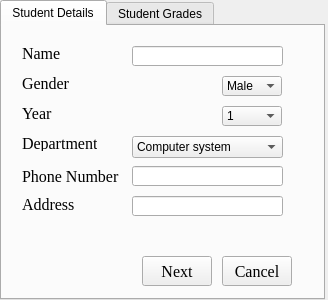
<?xml version="1.0" encoding="UTF-8"?>
<ui version="4.0">
 <class>AddStudentForm</class>
 <widget class="QWidget" name="AddStudentForm">
  <property name="geometry">
   <rect>
    <x>0</x>
    <y>0</y>
    <width>328</width>
    <height>300</height>
   </rect>
  </property>
  <property name="windowTitle">
   <string>Add Student</string>
  </property>
  <property name="windowIcon">
   <iconset>
    <normaloff>:/icons/add.jpg</normaloff>:/icons/add.jpg</iconset>
  </property>
  <widget class="QTabWidget" name="AddStudentTabSwitcher">
   <property name="geometry">
    <rect>
     <x>0</x>
     <y>0</y>
     <width>325</width>
     <height>300</height>
    </rect>
   </property>
   <property name="currentIndex">
    <number>0</number>
   </property>
   <widget class="QWidget" name="tab">
    <attribute name="title">
     <string>Student Details</string>
    </attribute>
    <widget class="QPushButton" name="CancelButton2">
     <property name="geometry">
      <rect>
       <x>220</x>
       <y>230</y>
       <width>70</width>
       <height>30</height>
      </rect>
     </property>
     <property name="font">
      <font>
       <family>Times New Roman</family>
       <pointsize>12</pointsize>
      </font>
     </property>
     <property name="text">
      <string>Cancel</string>
     </property>
    </widget>
    <widget class="QPushButton" name="NextButton">
     <property name="geometry">
      <rect>
       <x>140</x>
       <y>230</y>
       <width>70</width>
       <height>30</height>
      </rect>
     </property>
     <property name="font">
      <font>
       <family>Times New Roman</family>
       <pointsize>12</pointsize>
      </font>
     </property>
     <property name="text">
      <string>Next</string>
     </property>
    </widget>
    <widget class="QLineEdit" name="NameInput">
     <property name="geometry">
      <rect>
       <x>130</x>
       <y>20</y>
       <width>151</width>
       <height>20</height>
      </rect>
     </property>
     <property name="font">
      <font>
       <family>Times New Roman</family>
       <pointsize>12</pointsize>
      </font>
     </property>
    </widget>
    <widget class="QLabel" name="NameLabel">
     <property name="geometry">
      <rect>
       <x>20</x>
       <y>20</y>
       <width>50</width>
       <height>15</height>
      </rect>
     </property>
     <property name="font">
      <font>
       <family>Times New Roman</family>
       <pointsize>12</pointsize>
      </font>
     </property>
     <property name="text">
      <string>Name</string>
     </property>
    </widget>
    <widget class="QLabel" name="label_2">
     <property name="geometry">
      <rect>
       <x>20</x>
       <y>110</y>
       <width>75</width>
       <height>15</height>
      </rect>
     </property>
     <property name="font">
      <font>
       <family>Times New Roman</family>
       <pointsize>12</pointsize>
      </font>
     </property>
     <property name="text">
      <string>Department</string>
     </property>
    </widget>
    <widget class="QLabel" name="label_3">
     <property name="geometry">
      <rect>
       <x>20</x>
       <y>80</y>
       <width>50</width>
       <height>15</height>
      </rect>
     </property>
     <property name="font">
      <font>
       <family>Times New Roman</family>
       <pointsize>12</pointsize>
      </font>
     </property>
     <property name="text">
      <string>Year</string>
     </property>
    </widget>
    <widget class="QLabel" name="label_4">
     <property name="geometry">
      <rect>
       <x>20</x>
       <y>140</y>
       <width>101</width>
       <height>20</height>
      </rect>
     </property>
     <property name="font">
      <font>
       <family>Times New Roman</family>
       <pointsize>12</pointsize>
      </font>
     </property>
     <property name="text">
      <string>Phone Number</string>
     </property>
    </widget>
    <widget class="QLabel" name="label_5">
     <property name="geometry">
      <rect>
       <x>20</x>
       <y>170</y>
       <width>61</width>
       <height>16</height>
      </rect>
     </property>
     <property name="font">
      <font>
       <family>Times New Roman</family>
       <pointsize>12</pointsize>
      </font>
     </property>
     <property name="text">
      <string>Address</string>
     </property>
    </widget>
    <widget class="QComboBox" name="DepartmentComboBox">
     <property name="geometry">
      <rect>
       <x>130</x>
       <y>110</y>
       <width>151</width>
       <height>22</height>
      </rect>
     </property>
     <item>
      <property name="text">
       <string>Computer system</string>
      </property>
     </item>
     <item>
      <property name="text">
       <string>Information Technology</string>
      </property>
     </item>
     <item>
      <property name="text">
       <string>Information systems</string>
      </property>
     </item>
     <item>
      <property name="text">
       <string>Software Engineering</string>
      </property>
     </item>
     <item>
      <property name="text">
       <string>Bio-Informatics</string>
      </property>
     </item>
    </widget>
    <widget class="QComboBox" name="YearComboBox">
     <property name="geometry">
      <rect>
       <x>220</x>
       <y>80</y>
       <width>60</width>
       <height>20</height>
      </rect>
     </property>
     <item>
      <property name="text">
       <string>1</string>
      </property>
     </item>
     <item>
      <property name="text">
       <string>2</string>
      </property>
     </item>
     <item>
      <property name="text">
       <string>3</string>
      </property>
     </item>
     <item>
      <property name="text">
       <string>4</string>
      </property>
     </item>
    </widget>
    <widget class="QLineEdit" name="PhoneInput">
     <property name="geometry">
      <rect>
       <x>130</x>
       <y>140</y>
       <width>151</width>
       <height>20</height>
      </rect>
     </property>
     <property name="font">
      <font>
       <family>Times New Roman</family>
       <pointsize>12</pointsize>
      </font>
     </property>
     <property name="inputMethodHints">
      <set>Qt::ImhNone</set>
     </property>
    </widget>
    <widget class="QLineEdit" name="AddressInput">
     <property name="geometry">
      <rect>
       <x>130</x>
       <y>170</y>
       <width>151</width>
       <height>20</height>
      </rect>
     </property>
     <property name="font">
      <font>
       <family>Times New Roman</family>
       <pointsize>12</pointsize>
      </font>
     </property>
     <property name="inputMethodHints">
      <set>Qt::ImhNone</set>
     </property>
    </widget>
    <widget class="QComboBox" name="GenderComboBox">
     <property name="geometry">
      <rect>
       <x>220</x>
       <y>50</y>
       <width>60</width>
       <height>20</height>
      </rect>
     </property>
     <item>
      <property name="text">
       <string>Male</string>
      </property>
     </item>
     <item>
      <property name="text">
       <string>Female</string>
      </property>
     </item>
    </widget>
    <widget class="QLabel" name="label_13">
     <property name="geometry">
      <rect>
       <x>20</x>
       <y>50</y>
       <width>50</width>
       <height>15</height>
      </rect>
     </property>
     <property name="font">
      <font>
       <family>Times New Roman</family>
       <pointsize>12</pointsize>
      </font>
     </property>
     <property name="text">
      <string>Gender</string>
     </property>
    </widget>
   </widget>
   <widget class="QWidget" name="tab_2">
    <attribute name="title">
     <string>Student Grades</string>
    </attribute>
    <widget class="QPushButton" name="CancelButton">
     <property name="geometry">
      <rect>
       <x>220</x>
       <y>230</y>
       <width>70</width>
       <height>30</height>
      </rect>
     </property>
     <property name="font">
      <font>
       <family>Times New Roman</family>
       <pointsize>12</pointsize>
       <weight>50</weight>
       <bold>false</bold>
      </font>
     </property>
     <property name="text">
      <string>Cancel</string>
     </property>
    </widget>
    <widget class="QPushButton" name="AddStudentButton">
     <property name="geometry">
      <rect>
       <x>140</x>
       <y>230</y>
       <width>70</width>
       <height>30</height>
      </rect>
     </property>
     <property name="font">
      <font>
       <family>Times New Roman</family>
       <pointsize>12</pointsize>
       <weight>50</weight>
       <bold>false</bold>
      </font>
     </property>
     <property name="text">
      <string>Finish</string>
     </property>
    </widget>
    <widget class="QPushButton" name="BackButton">
     <property name="geometry">
      <rect>
       <x>60</x>
       <y>230</y>
       <width>70</width>
       <height>30</height>
      </rect>
     </property>
     <property name="font">
      <font>
       <family>Times New Roman</family>
       <pointsize>12</pointsize>
       <weight>50</weight>
       <bold>false</bold>
      </font>
     </property>
     <property name="text">
      <string>Back</string>
     </property>
    </widget>
    <widget class="QLabel" name="label_6">
     <property name="geometry">
      <rect>
       <x>20</x>
       <y>10</y>
       <width>200</width>
       <height>16</height>
      </rect>
     </property>
     <property name="font">
      <font>
       <family>Times New Roman</family>
       <pointsize>12</pointsize>
      </font>
     </property>
     <property name="text">
      <string>Maths Grade</string>
     </property>
    </widget>
    <widget class="QLabel" name="label_7">
     <property name="geometry">
      <rect>
       <x>20</x>
       <y>40</y>
       <width>200</width>
       <height>16</height>
      </rect>
     </property>
     <property name="font">
      <font>
       <family>Times New Roman</family>
       <pointsize>12</pointsize>
      </font>
     </property>
     <property name="text">
      <string>Discreet Structers Grade</string>
     </property>
    </widget>
    <widget class="QLabel" name="label_8">
     <property name="geometry">
      <rect>
       <x>20</x>
       <y>70</y>
       <width>200</width>
       <height>16</height>
      </rect>
     </property>
     <property name="font">
      <font>
       <family>Times New Roman</family>
       <pointsize>12</pointsize>
      </font>
     </property>
     <property name="text">
      <string>Information System Grade</string>
     </property>
    </widget>
    <widget class="QLabel" name="label_9">
     <property name="geometry">
      <rect>
       <x>20</x>
       <y>100</y>
       <width>200</width>
       <height>16</height>
      </rect>
     </property>
     <property name="font">
      <font>
       <family>Times New Roman</family>
       <pointsize>12</pointsize>
      </font>
     </property>
     <property name="text">
      <string>Object Oriented Programming</string>
     </property>
    </widget>
    <widget class="QLabel" name="label_10">
     <property name="geometry">
      <rect>
       <x>20</x>
       <y>130</y>
       <width>200</width>
       <height>16</height>
      </rect>
     </property>
     <property name="font">
      <font>
       <family>Times New Roman</family>
       <pointsize>12</pointsize>
      </font>
     </property>
     <property name="text">
      <string>Project Management Grade</string>
     </property>
    </widget>
    <widget class="QLabel" name="label_11">
     <property name="geometry">
      <rect>
       <x>20</x>
       <y>160</y>
       <width>200</width>
       <height>16</height>
      </rect>
     </property>
     <property name="font">
      <font>
       <family>Times New Roman</family>
       <pointsize>12</pointsize>
      </font>
     </property>
     <property name="text">
      <string>Buissness administration Grade</string>
     </property>
    </widget>
    <widget class="QLabel" name="label_12">
     <property name="geometry">
      <rect>
       <x>20</x>
       <y>190</y>
       <width>200</width>
       <height>16</height>
      </rect>
     </property>
     <property name="font">
      <font>
       <family>Times New Roman</family>
       <pointsize>12</pointsize>
      </font>
     </property>
     <property name="text">
      <string>Technical Writing Grade</string>
     </property>
    </widget>
    <widget class="QDoubleSpinBox" name="MathInput">
     <property name="geometry">
      <rect>
       <x>220</x>
       <y>10</y>
       <width>62</width>
       <height>22</height>
      </rect>
     </property>
    </widget>
    <widget class="QDoubleSpinBox" name="DSInput">
     <property name="geometry">
      <rect>
       <x>220</x>
       <y>40</y>
       <width>62</width>
       <height>22</height>
      </rect>
     </property>
    </widget>
    <widget class="QDoubleSpinBox" name="ISInput">
     <property name="geometry">
      <rect>
       <x>220</x>
       <y>70</y>
       <width>62</width>
       <height>22</height>
      </rect>
     </property>
    </widget>
    <widget class="QDoubleSpinBox" name="OOPInput">
     <property name="geometry">
      <rect>
       <x>220</x>
       <y>100</y>
       <width>62</width>
       <height>22</height>
      </rect>
     </property>
    </widget>
    <widget class="QDoubleSpinBox" name="PMInput">
     <property name="geometry">
      <rect>
       <x>220</x>
       <y>130</y>
       <width>62</width>
       <height>22</height>
      </rect>
     </property>
    </widget>
    <widget class="QDoubleSpinBox" name="BAInput">
     <property name="geometry">
      <rect>
       <x>220</x>
       <y>160</y>
       <width>62</width>
       <height>22</height>
      </rect>
     </property>
    </widget>
    <widget class="QDoubleSpinBox" name="TWInput">
     <property name="geometry">
      <rect>
       <x>220</x>
       <y>190</y>
       <width>62</width>
       <height>22</height>
      </rect>
     </property>
    </widget>
   </widget>
  </widget>
 </widget>
 <resources>
  <include location="Icons.qrc"/>
 </resources>
 <connections/>
</ui>
